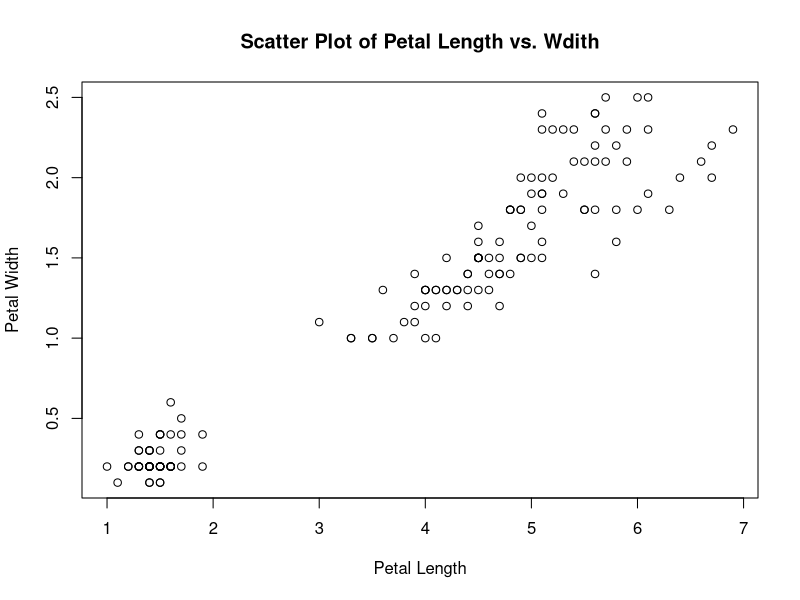

Write the R code that produced this figure. (Note: this script raises an error after producing the figure.)
# Data Exploration of the Iris Dataset
data(iris) # Load the iris dataset

# Display the structure of the dataset
str(iris)

# Calculate and print the sumary statistics
summary(iris)

plot(iris$Petal.Length, iris$Petal.Width, xlab = "Petal Length", ylab = "Petal Width", main = "Scatter Plot of Petal Length vs. Wdith")

# Calculate the correlation matrix
cor_matrix <- cor(iris[, c("Sepal.Length", "Sepal.Width", 'Petal.Length', "Petal.width")])

# Visualize the correlations
heatmap(cor_matrix, main = "Correlation Matrix of Iris Dataset")